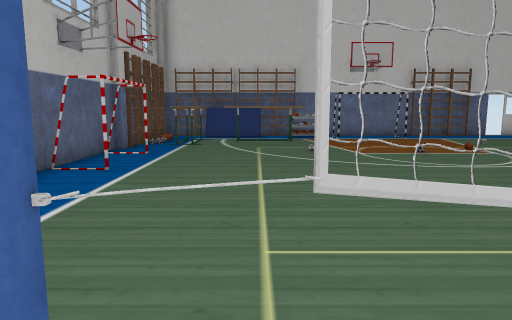
[1] (above)

17 first-person views from a walk through a 3-D level made in the Unity game engine. The camera is 1.3 m above the floor, tilts 8° down and sees 70° across. Doors are open. The floor is counted in squares, 1 m on a side. Each view is taken from the middle of a square. On the plan, view 1 faces up. The plan holds only what a view shows up to about 15 squares ahead; the rest is blank. The player character is not drawn. Some surface patterns are stand-ins.

[2]
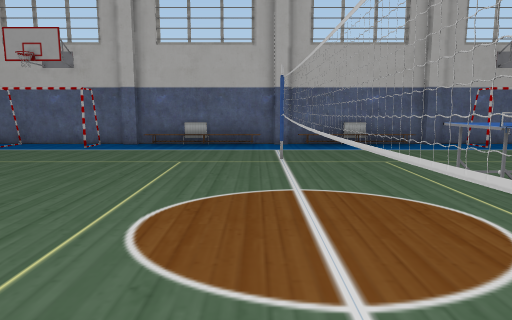

[3]
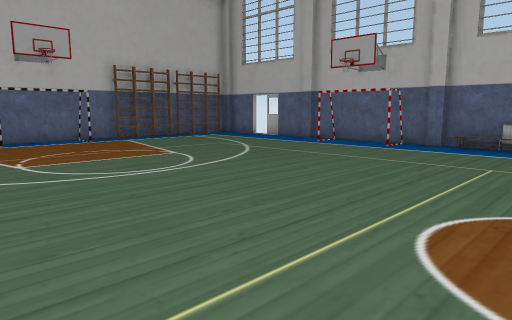

[4]
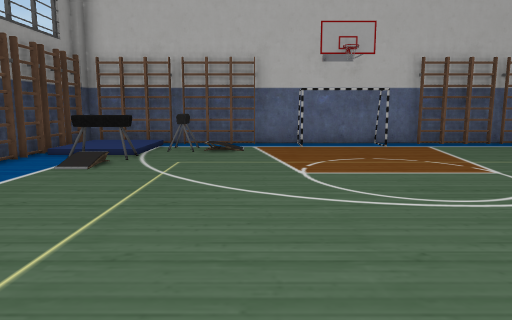

[5]
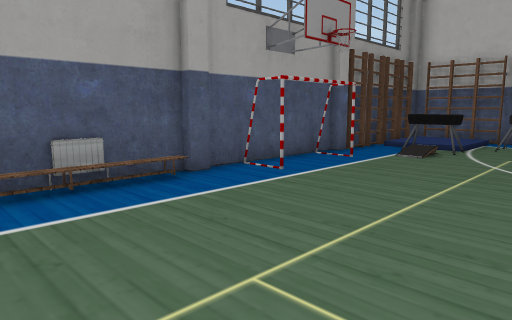

[6]
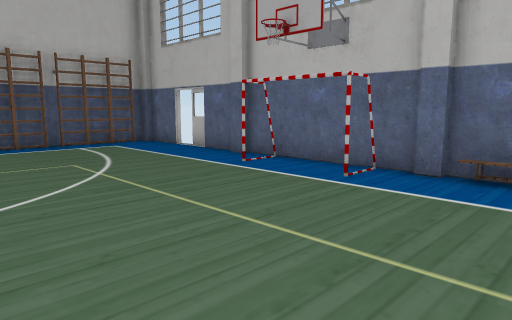

[7]
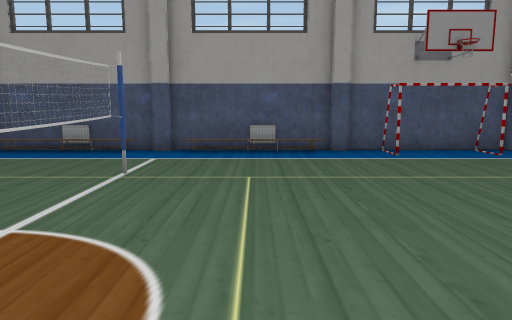

[8]
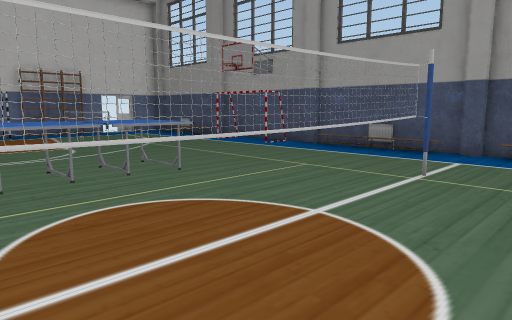

[9]
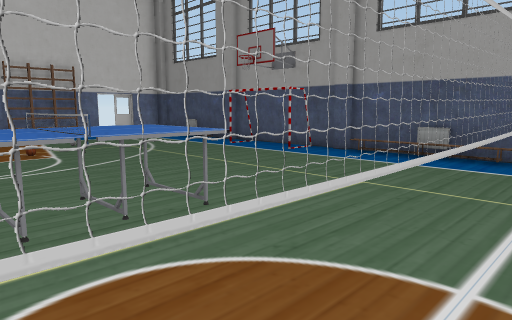

[10]
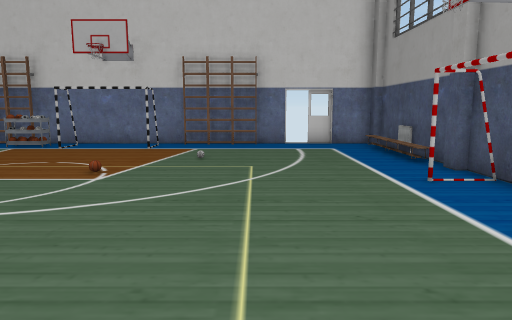

[11]
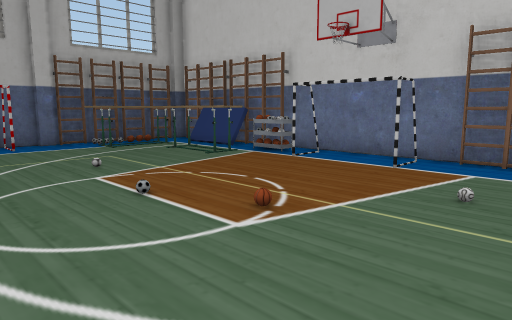

[12]
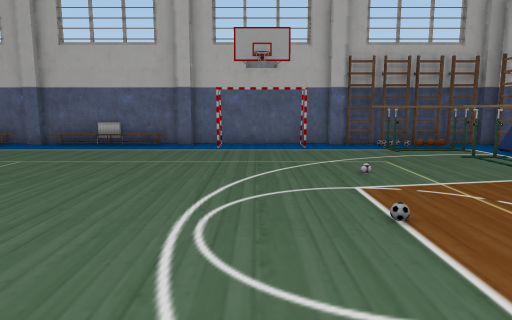

[13]
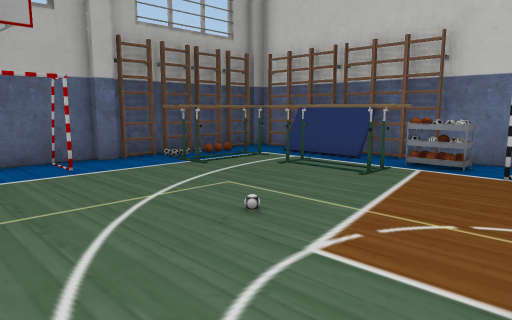

[14]
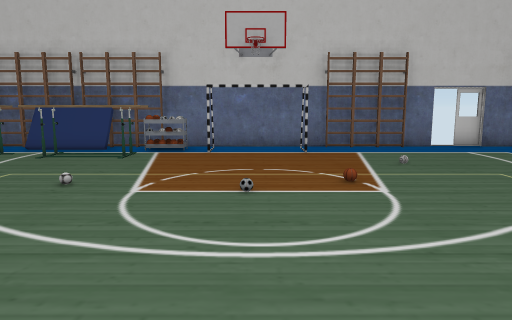

[15]
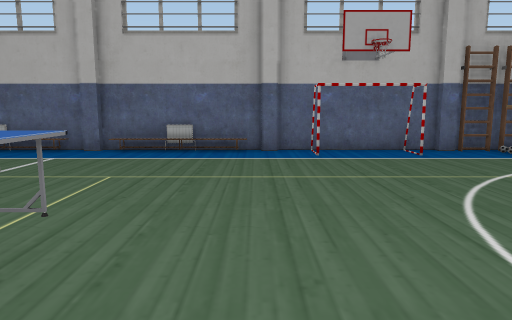

[16]
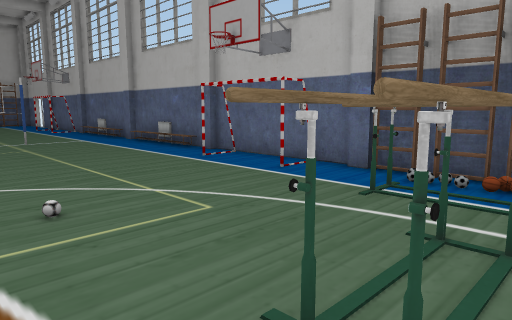

[17]
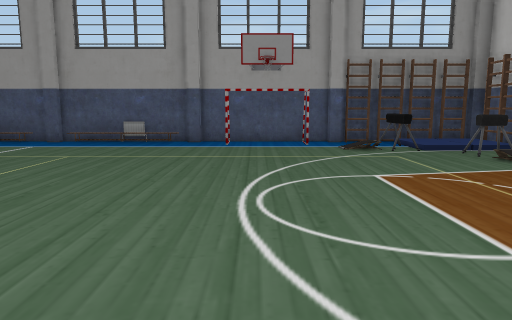

### Floor plan
Points are (right, up) in squares from view 1. A wall is a line through its corners. A room is listed if a view was taken in it or the views show most of it. See-through windows are left out.
Room 1 (views 1, 2, 3, 4, 5, 6, 7, 8, 9, 17)
walls: (-4.3, -9.8) (-4.3, -10.4); (14.2, -10.4) (14.2, -9.8); (14.5, -9.9) (14.5, -4.8); (14.2, -4.9) (14.2, -4.2); (-4.5, -10.6) (-4.5, -12.9); (-4.5, -4.9) (-4.5, -9.9); (-4.3, -4.2) (-4.3, -4.9); (-1.5, -15.8) (11.5, -15.8); (14.5, -4.4) (14.5, -0.4); (-4.5, -13.6) (-4.5, -15.4); (13.4, -15.8) (14.2, -15.8) (14.2, -15.2); (-4.3, -15.2) (-4.3, -15.8) (-3.4, -15.8); (14.5, -15.4) (14.5, -10.4); (-4.5, -0.4) (-4.5, -4.4)
glass walls: (10.4, 0.7) (-0.5, 0.7)
ways out: opening at (-2.5, 0.2) to room 2; opening at (12.5, 0.5) to room 2; open door at (-5, -13)
objects: other object (-4, -9); other object (-4, -6); ladder (-3, -16) to (-2, -16); ladder (1, -16); other object (6, -15); ladder (9, -16); other object (10, -14) to (10, -13); other object (11, -12) to (13, -12); ladder (12, -16) to (13, -16); ladder (14, -13); ladder (14, -12) to (14, -11); other object (14, -9); other object (14, -6); other object (14, -3)
Room 2 (views 10, 11, 12, 13, 14, 15, 16)
walls: (-4.3, 6.8) (-4.3, 6.1); (14.2, 11.6) (14.2, 12.2); (14.2, 6.1) (14.2, 6.8); (14.5, 6.8) (14.5, 11.8); (-4.3, 12.2) (-4.3, 11.6); (-4.5, 6.2) (-4.5, 1.1); (-4.5, 11.8) (-4.5, 6.6); (-0.5, 0.7) (0.3, 0.7); (14.5, 12.6) (14.5, 17.2); (11.2, 17.7) (-4.3, 17.7) (-4.3, 17.1); (-4.3, 1.2) (-4.3, 0.6); (14.2, 17.1) (14.2, 17.7) (11.9, 17.7); (14.5, 1.1) (14.5, 6.2); (14.2, 0.6) (14.2, 1.2); (-4.5, 0.8) (-4.5, -0.4); (-4.5, 17.2) (-4.5, 12.1); (14.5, -0.4) (14.5, 0.8)
ways out: opening at (-2.5, 0.2) to room 1; opening at (12.5, 0.5) to room 1; open door at (12, 18)
objects: other object (-4, 11); ladder (-4, 13) to (-4, 14); ladder (-4, 15) to (-4, 16); other object (-3, 13) to (-2, 16); ladder (-3, 17) to (-1, 17); other object (-1, 15) to (2, 16); ladder (0, 17) to (1, 17); rack (2, 16) to (3, 17); table (4, 3) to (6, 4); other object (4, 17); ladder (9, 17) to (10, 17); other object (14, 3); other object (14, 8); other object (14, 15)

Positions as (right, up) in squares from view 1, and headings:
1: (0, 0), facing up
2: (9, 0), facing left
3: (9, 0), facing down-left
4: (8, -2), facing down
5: (8, 0), facing down-right
6: (3, -2), facing down-left
7: (3, -2), facing right
8: (3, -2), facing up-right
9: (4, 0), facing up-right
10: (10, 4), facing up
11: (10, 8), facing up-left
12: (9, 9), facing left
13: (5, 8), facing up-left
14: (5, 5), facing up
15: (7, 6), facing left
16: (3, 16), facing down-left
17: (0, -7), facing right
